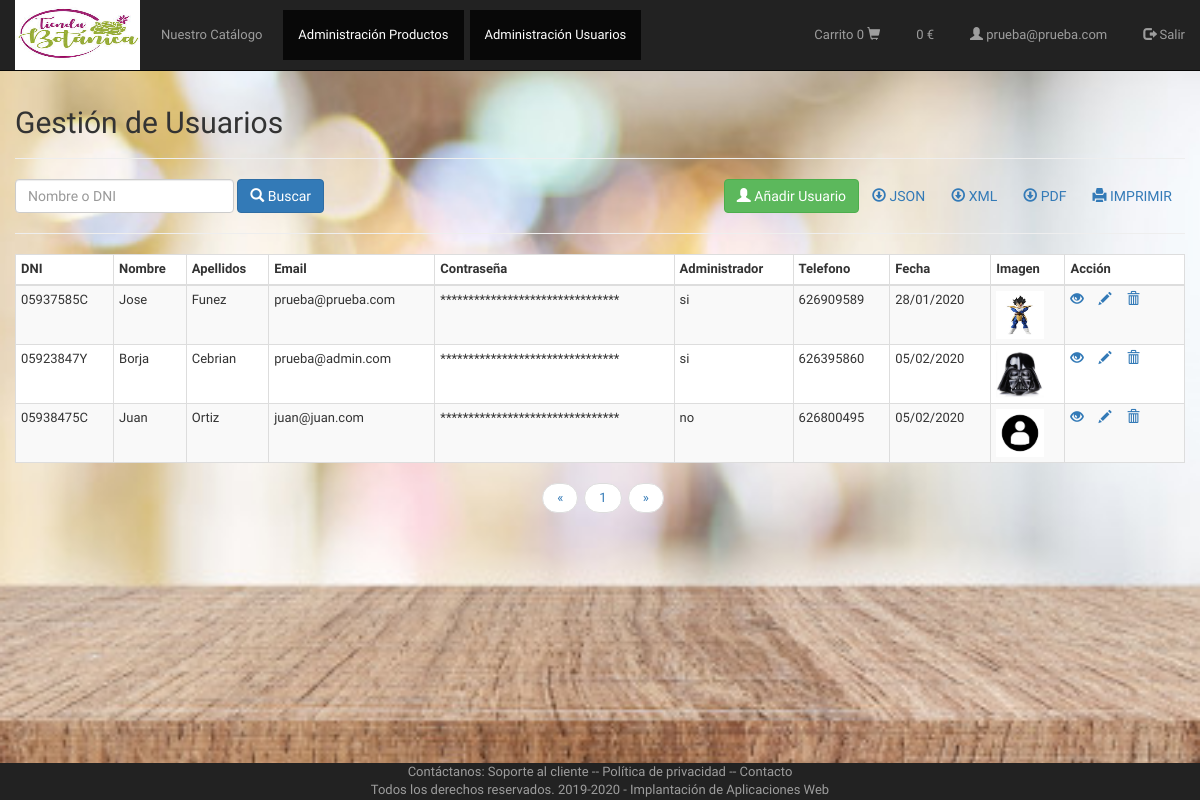
The page /vistas/admin_usuarios.php (signed in) on the database its author committed.
### tables this page shows
CREATE TABLE `usuarios` (
  `id` int(11) NOT NULL,
  `dni` text NOT NULL,
  `nombre` text NOT NULL,
  `apellidos` text NOT NULL,
  `email` text NOT NULL,
  `password` text NOT NULL,
  `admin` text NOT NULL,
  `telefono` text NOT NULL,
  `fecha` text NOT NULL,
  `imagen` text NOT NULL
);

### controladores/ControladorBD.php (called while the page is built, shortened)
<?php
class ControladorBD {
    private $servername = "localhost";
    private $username = "root";
    private $password = "";
    private $dbname = "tienda2020";
    private $server ="mysql";
    private $bd;
    static private $instancia = null;
    public static function getControlador() {
        if (self::$instancia == null) {
            self::$instancia = new ControladorBD();
        }
        return self::$instancia;
    }
    public function abrirBD() {
        try {
            $this->bd = new PDO($this->server.":host=$this->servername;dbname=$this->dbname", $this->username, $this->password);
            $this->bd->setAttribute(PDO::ATTR_ERRMODE, PDO::ERRMODE_EXCEPTION);
        } catch (PDOException $e) {
            die("conexión fallida " . $e->getMessage());
        }
    }
    public function cerrarBD() {
        $this->bd = null;
    }
    public function consultarBD($consulta, $parametros=null){
        if($parametros!=null)
            return $this->consultarBDParametros($consulta,$parametros);
        else
            return $this->consultarBDDirecta($consulta);
    }
    private function consultarBDParametros($consulta, $parametros) {
        $this->st = $this->bd->prepare($consulta);
        $this->st->execute($parametros);
        return $this->st;
    }
}

### modelos/usuarios.php (called while the page is built, shortened)
<?php
class Usuario {
    private $id;
    private $dni;
    private $nombre;
    private $apellidos;
    private $email;
    private $password;
    private $admin;
    private $telefono;
    private $fecha;
    private $imagen;
public function __construct($id, $dni, $nombre, $apellidos, $email, $password, $admin, $telefono, $fecha, $imagen) {
    $this->id = $id;
    $this->dni = $dni;
    $this->nombre = $nombre;
    $this->apellidos = $apellidos;
    $this->email = $email;
    $this->password = $password;
    $this->admin = $admin;
    $this->telefono = $telefono;
    $this->fecha = $fecha;
    $this->imagen = $imagen;
}
    function getId() {
        return $this->id;
    }
    function getDni() {
        return $this->dni;
    }
    function getNombre() {
        return $this->nombre;
    }
    function getApellidos() {
        return $this->apellidos;
    }
    function getEmail() {
        return $this->email;
    }
    function getPassword() {
        return $this->password;
    }
    function getAdmin() {
        return $this->admin;
    }
    function getTelefono() {
        return $this->telefono;
    }
    function getFecha() {
        return $this->fecha;
    }
    function getImagen() {
        return $this->imagen;
    }
}
?>

### utilidades/funciones.php (called while the page is built, shortened)
<?php
function encode($str){
    return urlencode(base64_encode($str));
}

### vistas/admin_usuarios.php (the view, shortened to what this page needs)
<?php require_once VIEW_PATH."cabecera1.php"; ?>
<!DOCTYPE html>
<html lang="es">
<head>
</head>
    <div class="container-fluid">
        <div class="row">
            <div class="col-md-12">
                <div class="page-header clearfix">
                    <h2 class="pull-left">Gestión de Usuarios</h2>
                </div>
                <form class="form-inline" action="<?php echo htmlspecialchars($_SERVER["PHP_SELF"]); ?>" method="post" id="no_imprimir">
                    <div class="form-group mx-sm-5 mb-2">
                        <input type="text" class="form-control" id="buscar" name="usuario" placeholder="Nombre o DNI">
                    </div>
                    <button type="submit" class="btn btn-primary mb-2"> <span class="glyphicon glyphicon-search"></span>  Buscar</button>
                    <a href="javascript:window.print()" class="btn pull-right"> <span class="glyphicon glyphicon-print"></span> IMPRIMIR</a>
                    <a href="/iaw/tienda2020/utilidades/descargar.php?opcion=PDF" class="btn pull-right" target="_blank"><span class="glyphicon glyphicon-download"></span>  PDF</a>
                    <a href="/iaw/tienda2020/utilidades/descargar.php?opcion=XML" class="btn pull-right" target="_blank"><span class="glyphicon glyphicon-download"></span>  XML</a>
                    <a href="/iaw/tienda2020/utilidades/descargar.php?opcion=JSON" class="btn pull-right" target="_blank"><span class="glyphicon glyphicon-download"></span>  JSON</a>
                    <a href="create_usuarios.php" class="btn btn-success pull-right"><span class="glyphicon glyphicon-user"></span>  Añadir Usuario</a>
                </form>
                <hr>
            <?php
            require_once CONTROLLER_PATH."ControladorUsuarios.php";
            require_once CONTROLLER_PATH ."Paginador.php";
            require_once UTILITY_PATH."funciones.php";
            if (!isset($_POST["usuario"])) {
                $nombre = "";
                $dni = "";
            } else {
                $nombre = filtrado($_POST["usuario"]);
                $dni = filtrado($_POST["usuario"]);
            }
            $pagina = ( isset($_GET['page']) ) ? $_GET['page'] : 1;
            $enlaces = ( isset($_GET['enlaces']) ) ? $_GET['enlaces'] : 10;
            $consulta = "SELECT * FROM usuarios WHERE nombre LIKE :nombre OR dni LIKE :dni";
            $parametros = array(':nombre' => "%".$nombre."%", ':dni' => "%".$dni."%");
            $limite = 4;
            $paginador  = new Paginador($consulta, $parametros, $limite);
            $resultados = $paginador->getDatos($pagina);
            if(count($resultados->datos)>0){
                echo "<table class='table table-bordered table-striped table-condensed'>";
                echo "<thead>";
                echo "<tr>";
                echo "<th>DNI</th>";
                echo "<th>Nombre</th>";
                echo "<th>Apellidos</th>";
                echo "<th>Email</th>";
                echo "<th>Contraseña</th>";
                echo "<th>Administrador</th>";
                echo "<th>Telefono</th>";
                echo "<th>Fecha</th>";
                echo "<th>Imagen</th>";
                echo "<th>Acción</th>";
                echo "</tr>";
                echo "</thead>";
                echo "<tbody>";
                foreach ($resultados->datos as $a) {
                    $usuario = new Usuario($a->id, $a->dni, $a->nombre, $a->apellidos, $a->email, $a->password, $a->admin, $a->telefono, $a->fecha, $a->imagen);
                    echo "<tr>";
                    echo "<td>" . $usuario->getDni() . "</td>";
                    echo "<td>" . $usuario->getNombre() . "</td>";
                    echo "<td>" . $usuario->getApellidos() . "</td>";
                    echo "<td>" . $usuario->getEmail() . "</td>";
                    echo "<td>" . str_repeat("*",strlen($usuario->getPassword())) . "</td>";
                    echo "<td>" . $usuario->getAdmin() . "</td>";
                    echo "<td>" . $usuario->getTelefono() . "</td>";
                    echo "<td>" . $usuario->getFecha() . "</td>";
                    echo "<td><img src='/iaw/tienda2020/imagenes/".$usuario->getImagen()."' width='48px' height='48px'></td>";
                    echo "<td>";
                    echo "<a href='read_usuarios.php?id=" . encode($usuario->getId()) . "' title='Ver Usuario' data-toggle='tooltip'><span class='glyphicon glyphicon-eye-open'></span></a>";
                    echo "<a href='update_usuarios.php?id=" . encode($usuario->getId()) . "' title='Actualizar Usuario' data-toggle='tooltip'><span class='glyphicon glyphicon-pencil'></span></a>";
                    echo "<a href='delete_usuarios.php?id=" . encode($usuario->getId()) . "' title='Borrar Usuario' data-toggle='tooltip'><span class='glyphicon glyphicon-trash'></span></a>";
                    echo "</td>";
                    echo "</tr>";
                }
                echo "</tbody>";
                echo "</table>";
                echo "<ul class='pager' id='no_imprimir'>";
                echo $paginador->crearLinks($enlaces);
                echo "</ul>";
            } else {
                echo "<p class='lead'><em>No se ha encontrado datos de usuarios.</em></p>";
            }
            ?>
        </div>
    </div>
    <br><br><br>
    <?php
        require_once VIEW_PATH . "pie.php"
    ?>

### vistas/cabecera1.php (style rules this page uses)
html,body { font-family: 'Numans', sans-serif; font-size: 13px; }
.page-header h2 { margin-top: -8px; }
table tr td:last-child a { margin-right: 15px; }
table { background-color: rgba(255,255,255,0.5); }
.table-bordered { background: white; }

### rows shown on the page
usuarios: dni "05937585C", nombre "Jose", apellidos "Funez", email "prueba@prueba.com", password "********************************", admin "si", telefono "626909589", fecha "28/01/2020", imagen (picture)
usuarios: dni "05923847Y", nombre "Borja", apellidos "Cebrian", email "prueba@admin.com", password "********************************", admin "si", telefono "626395860", fecha "05/02/2020", imagen (picture)
usuarios: dni "05938475C", nombre "Juan", apellidos "Ortiz", email "juan@juan.com", password "********************************", admin "no", telefono "626800495", fecha "05/02/2020", imagen (picture)

### other values the page prints
$unidades "0"
$precio "0"
$correo "prueba@prueba.com"
